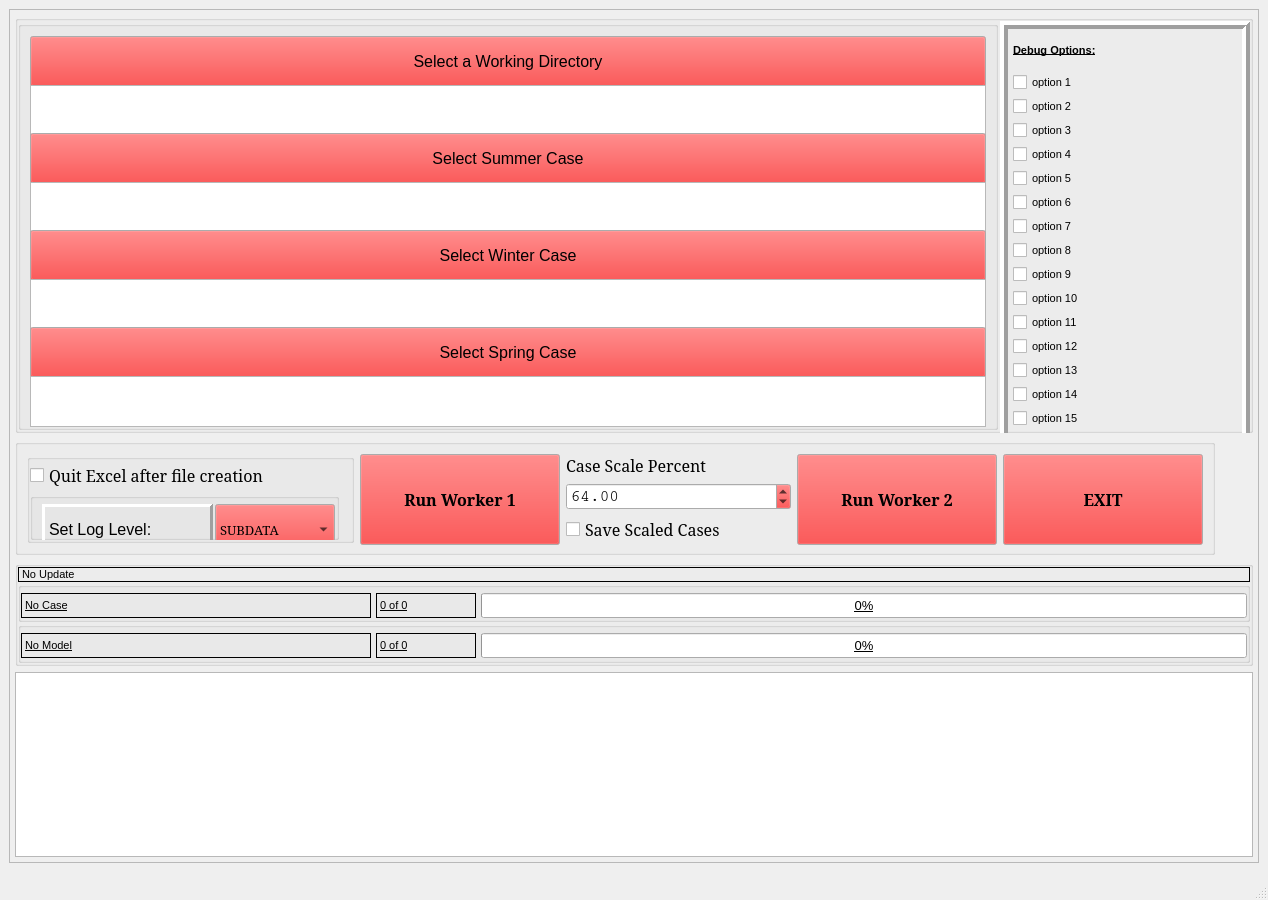
<?xml version="1.0" encoding="UTF-8"?>
<ui version="4.0">
 <class>Main_Window</class>
 <widget class="QMainWindow" name="Main_Window">
  <property name="geometry">
   <rect>
    <x>0</x>
    <y>0</y>
    <width>1268</width>
    <height>900</height>
   </rect>
  </property>
  <property name="sizePolicy">
   <sizepolicy hsizetype="Minimum" vsizetype="Minimum">
    <horstretch>0</horstretch>
    <verstretch>0</verstretch>
   </sizepolicy>
  </property>
  <property name="minimumSize">
   <size>
    <width>1268</width>
    <height>900</height>
   </size>
  </property>
  <property name="maximumSize">
   <size>
    <width>5000</width>
    <height>5000</height>
   </size>
  </property>
  <property name="palette">
   <palette>
    <active>
     <colorrole role="WindowText">
      <brush brushstyle="SolidPattern">
       <color alpha="255">
        <red>0</red>
        <green>0</green>
        <blue>0</blue>
       </color>
      </brush>
     </colorrole>
     <colorrole role="Button">
      <brush brushstyle="SolidPattern">
       <color alpha="255">
        <red>255</red>
        <green>0</green>
        <blue>0</blue>
       </color>
      </brush>
     </colorrole>
    </active>
    <inactive>
     <colorrole role="WindowText">
      <brush brushstyle="SolidPattern">
       <color alpha="255">
        <red>0</red>
        <green>0</green>
        <blue>0</blue>
       </color>
      </brush>
     </colorrole>
     <colorrole role="Button">
      <brush brushstyle="SolidPattern">
       <color alpha="255">
        <red>255</red>
        <green>0</green>
        <blue>0</blue>
       </color>
      </brush>
     </colorrole>
    </inactive>
    <disabled>
     <colorrole role="WindowText">
      <brush brushstyle="SolidPattern">
       <color alpha="255">
        <red>120</red>
        <green>120</green>
        <blue>120</blue>
       </color>
      </brush>
     </colorrole>
     <colorrole role="Button">
      <brush brushstyle="SolidPattern">
       <color alpha="255">
        <red>255</red>
        <green>0</green>
        <blue>0</blue>
       </color>
      </brush>
     </colorrole>
    </disabled>
   </palette>
  </property>
  <property name="font">
   <font>
    <family>MS Serif</family>
    <pointsize>12</pointsize>
   </font>
  </property>
  <property name="cursor">
   <cursorShape>ArrowCursor</cursorShape>
  </property>
  <property name="windowTitle">
   <string>Template GUI</string>
  </property>
  <widget class="QWidget" name="centralwidget">
   <property name="sizePolicy">
    <sizepolicy hsizetype="MinimumExpanding" vsizetype="MinimumExpanding">
     <horstretch>0</horstretch>
     <verstretch>0</verstretch>
    </sizepolicy>
   </property>
   <property name="minimumSize">
    <size>
     <width>1265</width>
     <height>850</height>
    </size>
   </property>
   <layout class="QVBoxLayout" name="verticalLayout">
    <item>
     <widget class="QScrollArea" name="scrollArea">
      <property name="sizePolicy">
       <sizepolicy hsizetype="MinimumExpanding" vsizetype="MinimumExpanding">
        <horstretch>0</horstretch>
        <verstretch>0</verstretch>
       </sizepolicy>
      </property>
      <property name="maximumSize">
       <size>
        <width>5000</width>
        <height>5000</height>
       </size>
      </property>
      <property name="verticalScrollBarPolicy">
       <enum>Qt::ScrollBarAsNeeded</enum>
      </property>
      <property name="horizontalScrollBarPolicy">
       <enum>Qt::ScrollBarAsNeeded</enum>
      </property>
      <property name="widgetResizable">
       <bool>true</bool>
      </property>
      <widget class="QWidget" name="main_scroll_area">
       <property name="geometry">
        <rect>
         <x>0</x>
         <y>0</y>
         <width>1240</width>
         <height>822</height>
        </rect>
       </property>
       <property name="sizePolicy">
        <sizepolicy hsizetype="MinimumExpanding" vsizetype="Preferred">
         <horstretch>0</horstretch>
         <verstretch>0</verstretch>
        </sizepolicy>
       </property>
       <property name="minimumSize">
        <size>
         <width>934</width>
         <height>800</height>
        </size>
       </property>
       <layout class="QVBoxLayout" name="verticalLayout_2">
        <property name="leftMargin">
         <number>5</number>
        </property>
        <property name="topMargin">
         <number>5</number>
        </property>
        <property name="rightMargin">
         <number>5</number>
        </property>
        <property name="bottomMargin">
         <number>5</number>
        </property>
        <item>
         <widget class="QGroupBox" name="upper_group">
          <property name="sizePolicy">
           <sizepolicy hsizetype="MinimumExpanding" vsizetype="Expanding">
            <horstretch>0</horstretch>
            <verstretch>0</verstretch>
           </sizepolicy>
          </property>
          <property name="minimumSize">
           <size>
            <width>901</width>
            <height>100</height>
           </size>
          </property>
          <property name="maximumSize">
           <size>
            <width>5000</width>
            <height>425</height>
           </size>
          </property>
          <property name="title">
           <string/>
          </property>
          <layout class="QHBoxLayout" name="horizontalLayout_3">
           <property name="spacing">
            <number>2</number>
           </property>
           <property name="leftMargin">
            <number>0</number>
           </property>
           <property name="topMargin">
            <number>0</number>
           </property>
           <property name="rightMargin">
            <number>0</number>
           </property>
           <property name="bottomMargin">
            <number>0</number>
           </property>
           <item>
            <widget class="QGroupBox" name="file_Group">
             <property name="sizePolicy">
              <sizepolicy hsizetype="MinimumExpanding" vsizetype="MinimumExpanding">
               <horstretch>0</horstretch>
               <verstretch>0</verstretch>
              </sizepolicy>
             </property>
             <property name="minimumSize">
              <size>
               <width>901</width>
               <height>100</height>
              </size>
             </property>
             <property name="maximumSize">
              <size>
               <width>2900</width>
               <height>600</height>
              </size>
             </property>
             <property name="title">
              <string/>
             </property>
             <layout class="QVBoxLayout" name="verticalLayout_3">
              <item>
               <widget class="QPushButton" name="working_directory_button">
                <property name="enabled">
                 <bool>true</bool>
                </property>
                <property name="sizePolicy">
                 <sizepolicy hsizetype="MinimumExpanding" vsizetype="Fixed">
                  <horstretch>0</horstretch>
                  <verstretch>0</verstretch>
                 </sizepolicy>
                </property>
                <property name="minimumSize">
                 <size>
                  <width>900</width>
                  <height>51</height>
                 </size>
                </property>
                <property name="maximumSize">
                 <size>
                  <width>2900</width>
                  <height>51</height>
                 </size>
                </property>
                <property name="font">
                 <font>
                  <family>Arial</family>
                 </font>
                </property>
                <property name="text">
                 <string>Select a Working Directory</string>
                </property>
               </widget>
              </item>
              <item>
               <widget class="QTextEdit" name="working_directory">
                <property name="sizePolicy">
                 <sizepolicy hsizetype="MinimumExpanding" vsizetype="MinimumExpanding">
                  <horstretch>0</horstretch>
                  <verstretch>0</verstretch>
                 </sizepolicy>
                </property>
                <property name="minimumSize">
                 <size>
                  <width>900</width>
                  <height>51</height>
                 </size>
                </property>
                <property name="maximumSize">
                 <size>
                  <width>2900</width>
                  <height>400</height>
                 </size>
                </property>
                <property name="font">
                 <font>
                  <family>Arial</family>
                  <pointsize>10</pointsize>
                  <weight>50</weight>
                  <bold>false</bold>
                 </font>
                </property>
               </widget>
              </item>
              <item>
               <widget class="QPushButton" name="top_file_button">
                <property name="sizePolicy">
                 <sizepolicy hsizetype="MinimumExpanding" vsizetype="Fixed">
                  <horstretch>0</horstretch>
                  <verstretch>0</verstretch>
                 </sizepolicy>
                </property>
                <property name="minimumSize">
                 <size>
                  <width>900</width>
                  <height>51</height>
                 </size>
                </property>
                <property name="maximumSize">
                 <size>
                  <width>2900</width>
                  <height>51</height>
                 </size>
                </property>
                <property name="font">
                 <font>
                  <family>Arial</family>
                  <pointsize>12</pointsize>
                 </font>
                </property>
                <property name="text">
                 <string>Select Summer Case</string>
                </property>
               </widget>
              </item>
              <item>
               <widget class="QTextEdit" name="top_file">
                <property name="sizePolicy">
                 <sizepolicy hsizetype="MinimumExpanding" vsizetype="Fixed">
                  <horstretch>0</horstretch>
                  <verstretch>0</verstretch>
                 </sizepolicy>
                </property>
                <property name="minimumSize">
                 <size>
                  <width>900</width>
                  <height>51</height>
                 </size>
                </property>
                <property name="maximumSize">
                 <size>
                  <width>2900</width>
                  <height>400</height>
                 </size>
                </property>
                <property name="font">
                 <font>
                  <family>Arial</family>
                  <pointsize>10</pointsize>
                 </font>
                </property>
               </widget>
              </item>
              <item>
               <widget class="QPushButton" name="middle_file_button">
                <property name="sizePolicy">
                 <sizepolicy hsizetype="MinimumExpanding" vsizetype="Fixed">
                  <horstretch>0</horstretch>
                  <verstretch>0</verstretch>
                 </sizepolicy>
                </property>
                <property name="minimumSize">
                 <size>
                  <width>900</width>
                  <height>51</height>
                 </size>
                </property>
                <property name="maximumSize">
                 <size>
                  <width>2900</width>
                  <height>51</height>
                 </size>
                </property>
                <property name="font">
                 <font>
                  <family>Arial</family>
                  <pointsize>12</pointsize>
                 </font>
                </property>
                <property name="text">
                 <string>Select Winter Case</string>
                </property>
               </widget>
              </item>
              <item>
               <widget class="QTextEdit" name="middle_file">
                <property name="sizePolicy">
                 <sizepolicy hsizetype="MinimumExpanding" vsizetype="Fixed">
                  <horstretch>0</horstretch>
                  <verstretch>0</verstretch>
                 </sizepolicy>
                </property>
                <property name="minimumSize">
                 <size>
                  <width>900</width>
                  <height>51</height>
                 </size>
                </property>
                <property name="maximumSize">
                 <size>
                  <width>2900</width>
                  <height>400</height>
                 </size>
                </property>
                <property name="font">
                 <font>
                  <family>Arial</family>
                  <pointsize>10</pointsize>
                 </font>
                </property>
               </widget>
              </item>
              <item>
               <widget class="QPushButton" name="bottom_file_button">
                <property name="sizePolicy">
                 <sizepolicy hsizetype="MinimumExpanding" vsizetype="Fixed">
                  <horstretch>0</horstretch>
                  <verstretch>0</verstretch>
                 </sizepolicy>
                </property>
                <property name="minimumSize">
                 <size>
                  <width>900</width>
                  <height>51</height>
                 </size>
                </property>
                <property name="font">
                 <font>
                  <family>Arial</family>
                  <pointsize>12</pointsize>
                 </font>
                </property>
                <property name="text">
                 <string>Select Spring Case</string>
                </property>
               </widget>
              </item>
              <item>
               <widget class="QTextEdit" name="bottom_file">
                <property name="sizePolicy">
                 <sizepolicy hsizetype="MinimumExpanding" vsizetype="MinimumExpanding">
                  <horstretch>0</horstretch>
                  <verstretch>0</verstretch>
                 </sizepolicy>
                </property>
                <property name="minimumSize">
                 <size>
                  <width>900</width>
                  <height>51</height>
                 </size>
                </property>
                <property name="maximumSize">
                 <size>
                  <width>2900</width>
                  <height>400</height>
                 </size>
                </property>
                <property name="font">
                 <font>
                  <family>Arial</family>
                  <pointsize>10</pointsize>
                 </font>
                </property>
               </widget>
              </item>
             </layout>
            </widget>
           </item>
           <item>
            <widget class="QFrame" name="frame">
             <property name="sizePolicy">
              <sizepolicy hsizetype="Fixed" vsizetype="MinimumExpanding">
               <horstretch>0</horstretch>
               <verstretch>0</verstretch>
              </sizepolicy>
             </property>
             <property name="minimumSize">
              <size>
               <width>250</width>
               <height>420</height>
              </size>
             </property>
             <property name="maximumSize">
              <size>
               <width>800</width>
               <height>800</height>
              </size>
             </property>
             <property name="font">
              <font>
               <family>Arial</family>
               <pointsize>8</pointsize>
              </font>
             </property>
             <property name="frameShape">
              <enum>QFrame::Box</enum>
             </property>
             <property name="frameShadow">
              <enum>QFrame::Raised</enum>
             </property>
             <property name="lineWidth">
              <number>4</number>
             </property>
             <layout class="QVBoxLayout" name="verticalLayout_6">
              <property name="spacing">
               <number>5</number>
              </property>
              <property name="leftMargin">
               <number>5</number>
              </property>
              <property name="topMargin">
               <number>5</number>
              </property>
              <property name="rightMargin">
               <number>5</number>
              </property>
              <property name="bottomMargin">
               <number>5</number>
              </property>
              <item>
               <widget class="QLabel" name="debug_options_label">
                <property name="font">
                 <font>
                  <weight>75</weight>
                  <bold>true</bold>
                  <underline>true</underline>
                 </font>
                </property>
                <property name="text">
                 <string>Debug Options:</string>
                </property>
                <property name="textFormat">
                 <enum>Qt::RichText</enum>
                </property>
               </widget>
              </item>
              <item>
               <widget class="QCheckBox" name="option01">
                <property name="text">
                 <string>option 1</string>
                </property>
               </widget>
              </item>
              <item>
               <widget class="QCheckBox" name="option02">
                <property name="text">
                 <string>option 2</string>
                </property>
               </widget>
              </item>
              <item>
               <widget class="QCheckBox" name="option03">
                <property name="text">
                 <string>option 3</string>
                </property>
               </widget>
              </item>
              <item>
               <widget class="QCheckBox" name="option04">
                <property name="text">
                 <string>option 4</string>
                </property>
               </widget>
              </item>
              <item>
               <widget class="QCheckBox" name="option05">
                <property name="text">
                 <string>option 5</string>
                </property>
               </widget>
              </item>
              <item>
               <widget class="QCheckBox" name="option06">
                <property name="text">
                 <string>option 6</string>
                </property>
               </widget>
              </item>
              <item>
               <widget class="QCheckBox" name="option07">
                <property name="text">
                 <string>option 7</string>
                </property>
               </widget>
              </item>
              <item>
               <widget class="QCheckBox" name="option08">
                <property name="text">
                 <string>option 8</string>
                </property>
               </widget>
              </item>
              <item>
               <widget class="QCheckBox" name="option09">
                <property name="text">
                 <string>option 9</string>
                </property>
               </widget>
              </item>
              <item>
               <widget class="QCheckBox" name="option10">
                <property name="text">
                 <string>option 10</string>
                </property>
               </widget>
              </item>
              <item>
               <widget class="QCheckBox" name="option11">
                <property name="text">
                 <string>option 11</string>
                </property>
               </widget>
              </item>
              <item>
               <widget class="QCheckBox" name="option12">
                <property name="text">
                 <string>option 12</string>
                </property>
               </widget>
              </item>
              <item>
               <widget class="QCheckBox" name="option13">
                <property name="text">
                 <string>option 13</string>
                </property>
               </widget>
              </item>
              <item>
               <widget class="QCheckBox" name="option14">
                <property name="text">
                 <string>option 14</string>
                </property>
               </widget>
              </item>
              <item>
               <widget class="QCheckBox" name="option15">
                <property name="text">
                 <string>option 15</string>
                </property>
               </widget>
              </item>
             </layout>
            </widget>
           </item>
          </layout>
         </widget>
        </item>
        <item>
         <widget class="QGroupBox" name="execution_group">
          <property name="sizePolicy">
           <sizepolicy hsizetype="Fixed" vsizetype="Fixed">
            <horstretch>0</horstretch>
            <verstretch>0</verstretch>
           </sizepolicy>
          </property>
          <property name="minimumSize">
           <size>
            <width>1200</width>
            <height>92</height>
           </size>
          </property>
          <property name="maximumSize">
           <size>
            <width>1200</width>
            <height>124</height>
           </size>
          </property>
          <property name="title">
           <string/>
          </property>
          <layout class="QHBoxLayout" name="horizontalLayout_2">
           <item>
            <widget class="QGroupBox" name="log_group">
             <property name="sizePolicy">
              <sizepolicy hsizetype="Fixed" vsizetype="Fixed">
               <horstretch>0</horstretch>
               <verstretch>0</verstretch>
              </sizepolicy>
             </property>
             <layout class="QVBoxLayout" name="verticalLayout_5">
              <property name="spacing">
               <number>2</number>
              </property>
              <property name="leftMargin">
               <number>0</number>
              </property>
              <property name="topMargin">
               <number>0</number>
              </property>
              <property name="rightMargin">
               <number>0</number>
              </property>
              <property name="bottomMargin">
               <number>0</number>
              </property>
              <item>
               <widget class="QCheckBox" name="checkbox1">
                <property name="sizePolicy">
                 <sizepolicy hsizetype="Fixed" vsizetype="Fixed">
                  <horstretch>0</horstretch>
                  <verstretch>0</verstretch>
                 </sizepolicy>
                </property>
                <property name="minimumSize">
                 <size>
                  <width>321</width>
                  <height>31</height>
                 </size>
                </property>
                <property name="text">
                 <string>Quit Excel after file creation</string>
                </property>
               </widget>
              </item>
              <item>
               <widget class="QGroupBox" name="LogLevelGroup">
                <property name="sizePolicy">
                 <sizepolicy hsizetype="Fixed" vsizetype="Fixed">
                  <horstretch>31</horstretch>
                  <verstretch>0</verstretch>
                 </sizepolicy>
                </property>
                <layout class="QHBoxLayout" name="horizontalLayout">
                 <property name="spacing">
                  <number>2</number>
                 </property>
                 <property name="topMargin">
                  <number>5</number>
                 </property>
                 <property name="rightMargin">
                  <number>1</number>
                 </property>
                 <item>
                  <widget class="QLabel" name="log_level_label">
                   <property name="sizePolicy">
                    <sizepolicy hsizetype="Fixed" vsizetype="Preferred">
                     <horstretch>0</horstretch>
                     <verstretch>0</verstretch>
                    </sizepolicy>
                   </property>
                   <property name="minimumSize">
                    <size>
                     <width>171</width>
                     <height>51</height>
                    </size>
                   </property>
                   <property name="font">
                    <font>
                     <family>Arial</family>
                     <pointsize>12</pointsize>
                    </font>
                   </property>
                   <property name="accessibleName">
                    <string>Worker Status</string>
                   </property>
                   <property name="layoutDirection">
                    <enum>Qt::LeftToRight</enum>
                   </property>
                   <property name="autoFillBackground">
                    <bool>false</bool>
                   </property>
                   <property name="styleSheet">
                    <string notr="true"/>
                   </property>
                   <property name="frameShape">
                    <enum>QFrame::Panel</enum>
                   </property>
                   <property name="frameShadow">
                    <enum>QFrame::Raised</enum>
                   </property>
                   <property name="lineWidth">
                    <number>3</number>
                   </property>
                   <property name="text">
                    <string>Set Log Level:</string>
                   </property>
                   <property name="alignment">
                    <set>Qt::AlignLeading|Qt::AlignLeft|Qt::AlignVCenter</set>
                   </property>
                  </widget>
                 </item>
                 <item>
                  <widget class="QComboBox" name="logging_level_select">
                   <property name="sizePolicy">
                    <sizepolicy hsizetype="Fixed" vsizetype="Fixed">
                     <horstretch>0</horstretch>
                     <verstretch>0</verstretch>
                    </sizepolicy>
                   </property>
                   <property name="minimumSize">
                    <size>
                     <width>111</width>
                     <height>51</height>
                    </size>
                   </property>
                   <property name="font">
                    <font>
                     <pointsize>10</pointsize>
                    </font>
                   </property>
                   <property name="mouseTracking">
                    <bool>false</bool>
                   </property>
                   <property name="currentIndex">
                    <number>7</number>
                   </property>
                   <property name="maxVisibleItems">
                    <number>10</number>
                   </property>
                   <property name="insertPolicy">
                    <enum>QComboBox::InsertAtBottom</enum>
                   </property>
                   <property name="minimumContentsLength">
                    <number>10</number>
                   </property>
                   <item>
                    <property name="text">
                     <string>CRITICAL</string>
                    </property>
                   </item>
                   <item>
                    <property name="text">
                     <string>ERROR</string>
                    </property>
                   </item>
                   <item>
                    <property name="text">
                     <string>WARNING</string>
                    </property>
                   </item>
                   <item>
                    <property name="text">
                     <string>INFO</string>
                    </property>
                   </item>
                   <item>
                    <property name="text">
                     <string>SUBINFO</string>
                    </property>
                   </item>
                   <item>
                    <property name="text">
                     <string>DEBUG</string>
                    </property>
                   </item>
                   <item>
                    <property name="text">
                     <string>DATA</string>
                    </property>
                   </item>
                   <item>
                    <property name="text">
                     <string>SUBDATA</string>
                    </property>
                   </item>
                  </widget>
                 </item>
                </layout>
               </widget>
              </item>
             </layout>
            </widget>
           </item>
           <item>
            <widget class="QPushButton" name="worker1_button">
             <property name="sizePolicy">
              <sizepolicy hsizetype="Fixed" vsizetype="Fixed">
               <horstretch>0</horstretch>
               <verstretch>0</verstretch>
              </sizepolicy>
             </property>
             <property name="minimumSize">
              <size>
               <width>200</width>
               <height>91</height>
              </size>
             </property>
             <property name="font">
              <font>
               <pointsize>12</pointsize>
               <weight>75</weight>
               <bold>true</bold>
              </font>
             </property>
             <property name="text">
              <string>Run Worker 1</string>
             </property>
            </widget>
           </item>
           <item>
            <layout class="QVBoxLayout" name="verticalLayout_7">
             <item>
              <widget class="QLabel" name="label">
               <property name="text">
                <string>Case Scale Percent</string>
               </property>
              </widget>
             </item>
             <item>
              <widget class="QDoubleSpinBox" name="percent">
               <property name="font">
                <font>
                 <family>Courier</family>
                 <pointsize>12</pointsize>
                </font>
               </property>
               <property name="value">
                <double>64.000000000000000</double>
               </property>
              </widget>
             </item>
             <item>
              <widget class="QCheckBox" name="checkbox2">
               <property name="text">
                <string>Save Scaled Cases</string>
               </property>
              </widget>
             </item>
            </layout>
           </item>
           <item>
            <widget class="QPushButton" name="worker2_button">
             <property name="sizePolicy">
              <sizepolicy hsizetype="Fixed" vsizetype="Fixed">
               <horstretch>0</horstretch>
               <verstretch>0</verstretch>
              </sizepolicy>
             </property>
             <property name="minimumSize">
              <size>
               <width>200</width>
               <height>91</height>
              </size>
             </property>
             <property name="font">
              <font>
               <pointsize>12</pointsize>
               <weight>75</weight>
               <bold>true</bold>
              </font>
             </property>
             <property name="text">
              <string>Run Worker 2</string>
             </property>
            </widget>
           </item>
           <item>
            <widget class="QPushButton" name="exit_button">
             <property name="sizePolicy">
              <sizepolicy hsizetype="Fixed" vsizetype="Fixed">
               <horstretch>0</horstretch>
               <verstretch>0</verstretch>
              </sizepolicy>
             </property>
             <property name="minimumSize">
              <size>
               <width>200</width>
               <height>91</height>
              </size>
             </property>
             <property name="font">
              <font>
               <pointsize>12</pointsize>
               <weight>75</weight>
               <bold>true</bold>
              </font>
             </property>
             <property name="text">
              <string>EXIT</string>
             </property>
            </widget>
           </item>
          </layout>
         </widget>
        </item>
        <item>
         <widget class="QGroupBox" name="groupBox">
          <property name="sizePolicy">
           <sizepolicy hsizetype="MinimumExpanding" vsizetype="Fixed">
            <horstretch>0</horstretch>
            <verstretch>0</verstretch>
           </sizepolicy>
          </property>
          <property name="minimumSize">
           <size>
            <width>1000</width>
            <height>100</height>
           </size>
          </property>
          <property name="maximumSize">
           <size>
            <width>5000</width>
            <height>150</height>
           </size>
          </property>
          <property name="title">
           <string/>
          </property>
          <layout class="QVBoxLayout" name="verticalLayout_4">
           <property name="spacing">
            <number>0</number>
           </property>
           <property name="leftMargin">
            <number>0</number>
           </property>
           <property name="topMargin">
            <number>0</number>
           </property>
           <property name="rightMargin">
            <number>0</number>
           </property>
           <property name="bottomMargin">
            <number>0</number>
           </property>
           <item>
            <widget class="QLabel" name="last_update">
             <property name="font">
              <font>
               <family>Arial</family>
               <pointsize>8</pointsize>
              </font>
             </property>
             <property name="frameShape">
              <enum>QFrame::Box</enum>
             </property>
             <property name="text">
              <string>No Update</string>
             </property>
            </widget>
           </item>
           <item>
            <widget class="QGroupBox" name="study_reporting">
             <property name="sizePolicy">
              <sizepolicy hsizetype="MinimumExpanding" vsizetype="Fixed">
               <horstretch>0</horstretch>
               <verstretch>0</verstretch>
              </sizepolicy>
             </property>
             <property name="font">
              <font>
               <family>Arial</family>
               <pointsize>10</pointsize>
               <underline>true</underline>
              </font>
             </property>
             <property name="title">
              <string/>
             </property>
             <layout class="QHBoxLayout" name="horizontalLayout_5">
              <property name="spacing">
               <number>5</number>
              </property>
              <property name="leftMargin">
               <number>0</number>
              </property>
              <property name="topMargin">
               <number>5</number>
              </property>
              <property name="rightMargin">
               <number>0</number>
              </property>
              <property name="bottomMargin">
               <number>5</number>
              </property>
              <item>
               <widget class="QLabel" name="case_name">
                <property name="sizePolicy">
                 <sizepolicy hsizetype="Minimum" vsizetype="Fixed">
                  <horstretch>0</horstretch>
                  <verstretch>0</verstretch>
                 </sizepolicy>
                </property>
                <property name="minimumSize">
                 <size>
                  <width>350</width>
                  <height>25</height>
                 </size>
                </property>
                <property name="maximumSize">
                 <size>
                  <width>350</width>
                  <height>25</height>
                 </size>
                </property>
                <property name="font">
                 <font>
                  <family>Arial</family>
                  <pointsize>8</pointsize>
                 </font>
                </property>
                <property name="frameShape">
                 <enum>QFrame::Box</enum>
                </property>
                <property name="text">
                 <string>No Case</string>
                </property>
                <property name="textFormat">
                 <enum>Qt::PlainText</enum>
                </property>
               </widget>
              </item>
              <item>
               <widget class="QLabel" name="case_num">
                <property name="sizePolicy">
                 <sizepolicy hsizetype="Fixed" vsizetype="Fixed">
                  <horstretch>0</horstretch>
                  <verstretch>0</verstretch>
                 </sizepolicy>
                </property>
                <property name="minimumSize">
                 <size>
                  <width>100</width>
                  <height>25</height>
                 </size>
                </property>
                <property name="maximumSize">
                 <size>
                  <width>100</width>
                  <height>25</height>
                 </size>
                </property>
                <property name="font">
                 <font>
                  <family>Arial</family>
                  <pointsize>8</pointsize>
                 </font>
                </property>
                <property name="frameShape">
                 <enum>QFrame::Panel</enum>
                </property>
                <property name="text">
                 <string>0 of 0</string>
                </property>
               </widget>
              </item>
              <item>
               <widget class="QProgressBar" name="case_progressBar">
                <property name="minimumSize">
                 <size>
                  <width>200</width>
                  <height>25</height>
                 </size>
                </property>
                <property name="maximumSize">
                 <size>
                  <width>5000</width>
                  <height>25</height>
                 </size>
                </property>
                <property name="value">
                 <number>0</number>
                </property>
               </widget>
              </item>
             </layout>
            </widget>
           </item>
           <item>
            <widget class="QGroupBox" name="model_reporting">
             <property name="sizePolicy">
              <sizepolicy hsizetype="MinimumExpanding" vsizetype="Fixed">
               <horstretch>0</horstretch>
               <verstretch>0</verstretch>
              </sizepolicy>
             </property>
             <property name="font">
              <font>
               <family>Arial</family>
               <pointsize>10</pointsize>
               <underline>true</underline>
              </font>
             </property>
             <property name="title">
              <string/>
             </property>
             <layout class="QHBoxLayout" name="horizontalLayout_6">
              <property name="spacing">
               <number>5</number>
              </property>
              <property name="leftMargin">
               <number>0</number>
              </property>
              <property name="topMargin">
               <number>5</number>
              </property>
              <property name="rightMargin">
               <number>0</number>
              </property>
              <property name="bottomMargin">
               <number>5</number>
              </property>
              <item>
               <widget class="QLabel" name="model_name">
                <property name="sizePolicy">
                 <sizepolicy hsizetype="Minimum" vsizetype="Fixed">
                  <horstretch>0</horstretch>
                  <verstretch>0</verstretch>
                 </sizepolicy>
                </property>
                <property name="minimumSize">
                 <size>
                  <width>350</width>
                  <height>25</height>
                 </size>
                </property>
                <property name="maximumSize">
                 <size>
                  <width>350</width>
                  <height>25</height>
                 </size>
                </property>
                <property name="font">
                 <font>
                  <family>Arial</family>
                  <pointsize>8</pointsize>
                 </font>
                </property>
                <property name="frameShape">
                 <enum>QFrame::Box</enum>
                </property>
                <property name="text">
                 <string>No Model</string>
                </property>
                <property name="textFormat">
                 <enum>Qt::PlainText</enum>
                </property>
               </widget>
              </item>
              <item>
               <widget class="QLabel" name="model_num">
                <property name="sizePolicy">
                 <sizepolicy hsizetype="Fixed" vsizetype="Fixed">
                  <horstretch>0</horstretch>
                  <verstretch>0</verstretch>
                 </sizepolicy>
                </property>
                <property name="minimumSize">
                 <size>
                  <width>100</width>
                  <height>25</height>
                 </size>
                </property>
                <property name="maximumSize">
                 <size>
                  <width>100</width>
                  <height>25</height>
                 </size>
                </property>
                <property name="font">
                 <font>
                  <family>Arial</family>
                  <pointsize>8</pointsize>
                 </font>
                </property>
                <property name="frameShape">
                 <enum>QFrame::Panel</enum>
                </property>
                <property name="text">
                 <string>0 of 0</string>
                </property>
               </widget>
              </item>
              <item>
               <widget class="QProgressBar" name="model_progressBar">
                <property name="minimumSize">
                 <size>
                  <width>200</width>
                  <height>25</height>
                 </size>
                </property>
                <property name="maximumSize">
                 <size>
                  <width>5000</width>
                  <height>25</height>
                 </size>
                </property>
                <property name="value">
                 <number>0</number>
                </property>
               </widget>
              </item>
             </layout>
            </widget>
           </item>
          </layout>
         </widget>
        </item>
        <item>
         <widget class="QPlainTextEdit" name="log_text">
          <property name="enabled">
           <bool>true</bool>
          </property>
          <property name="sizePolicy">
           <sizepolicy hsizetype="Expanding" vsizetype="Expanding">
            <horstretch>0</horstretch>
            <verstretch>0</verstretch>
           </sizepolicy>
          </property>
          <property name="minimumSize">
           <size>
            <width>0</width>
            <height>0</height>
           </size>
          </property>
          <property name="maximumSize">
           <size>
            <width>5000</width>
            <height>5000</height>
           </size>
          </property>
          <property name="readOnly">
           <bool>true</bool>
          </property>
          <property name="plainText">
           <string/>
          </property>
         </widget>
        </item>
       </layout>
      </widget>
     </widget>
    </item>
   </layout>
  </widget>
  <widget class="QStatusBar" name="statusbar"/>
  <widget class="QMenuBar" name="menubar">
   <property name="geometry">
    <rect>
     <x>0</x>
     <y>0</y>
     <width>1268</width>
     <height>31</height>
    </rect>
   </property>
  </widget>
 </widget>
 <resources/>
 <connections/>
</ui>
